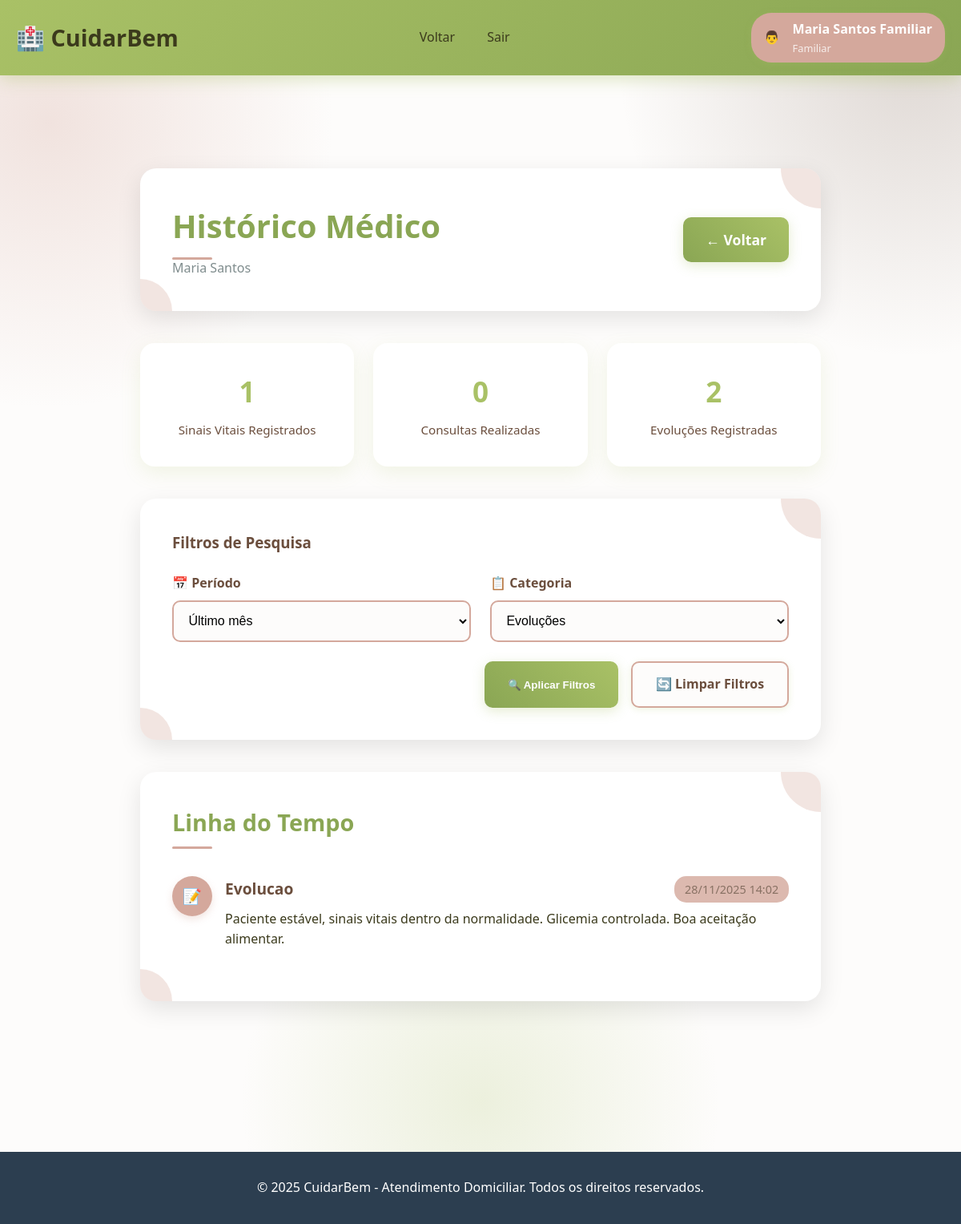
The page /historico.php?categoria=evolucao (signed in) on the database its author committed.
### tables this page shows
CREATE TABLE IF NOT EXISTS pacientes (
    id INT AUTO_INCREMENT PRIMARY KEY,
    nome VARCHAR(100) NOT NULL,
    cpf VARCHAR(14) UNIQUE NOT NULL,
    idade INT NOT NULL,
    sexo ENUM('masculino', 'feminino') NOT NULL,
    telefone VARCHAR(20),
    email VARCHAR(100),
    endereco TEXT NOT NULL,
    diagnostico VARCHAR(255),
    status_saude ENUM('estavel', 'atencao', 'critico') DEFAULT 'estavel',
    medico_responsavel VARCHAR(100),
    data_cadastro TIMESTAMP DEFAULT CURRENT_TIMESTAMP,
    foto_identidade VARCHAR(255),
    INDEX idx_cpf (cpf),
    INDEX idx_status (status_saude)
);

CREATE TABLE IF NOT EXISTS evolucoes (
    id INT AUTO_INCREMENT PRIMARY KEY,
    paciente_id INT NOT NULL,
    descricao TEXT NOT NULL,
    tipo ENUM('evolucao', 'intercorrencia', 'procedimento', 'observacao') NOT NULL,
    registrado_por INT NOT NULL,
    data_registro TIMESTAMP DEFAULT CURRENT_TIMESTAMP,
    FOREIGN KEY (paciente_id) REFERENCES pacientes(id) ON DELETE CASCADE,
    FOREIGN KEY (registrado_por) REFERENCES usuarios(id) ON DELETE CASCADE,
    INDEX idx_paciente_data (paciente_id, data_registro)
);

### auth.php (called while the page is built, shortened)
<?php
require_once 'config.php';
class Auth {
    public static function check() {
        return isset($_SESSION['logged_in']) && $_SESSION['logged_in'] === true;
    }
    public static function checkTipo($tipo) {
        return $_SESSION['user_type'] === $tipo;
    }
    public static function getUserName() {
        return $_SESSION['user_name'] ?? '';
    }
}
function isFamiliar() {
    return Auth::checkTipo('familiar');
}
function getUserName() {
    return Auth::getUserName();
}
?>

### config.php (called while the page is built, shortened)
<?php
function sanitize($data) {
    return htmlspecialchars(trim($data), ENT_QUOTES, 'UTF-8');
}
function formatarDataHoraBR($dataHora) {
    $timestamp = strtotime($dataHora);
    return date('d/m/Y H:i', $timestamp);
}
?>

### historico.php (the view, shortened to what this page needs)
<?php
require_once 'config.php';
require_once 'auth.php';
$db = getDB();
$usuarioId = getUserId();
if (isFamiliar()) {
    $stmt = $db->prepare("
        SELECT p.id FROM pacientes p
        INNER JOIN vinculos_familiar vf ON p.id = vf.paciente_id
        WHERE vf.usuario_id = ?
        LIMIT 1
    ");
    $stmt->execute([$usuarioId]);
} else {
    die("Tipo de usuário não autorizado");
}
$result = $stmt->fetch();
$pacienteId = $result['id'];
$stmt = $db->prepare("SELECT * FROM pacientes WHERE id = ?");
$stmt->execute([$pacienteId]);
$paciente = $stmt->fetch();
$stmt = $db->prepare("SELECT COUNT(*) as total FROM sinais_vitais WHERE paciente_id = ?");
$stmt->execute([$pacienteId]);
$totalSinais = $stmt->fetch()['total'];
$stmt = $db->prepare("SELECT COUNT(*) as total FROM agendamentos WHERE paciente_id = ? AND status = 'realizado'");
$stmt->execute([$pacienteId]);
$totalConsultas = $stmt->fetch()['total'];
$stmt = $db->prepare("SELECT COUNT(*) as total FROM evolucoes WHERE paciente_id = ?");
$stmt->execute([$pacienteId]);
$totalEvolucoes = $stmt->fetch()['total'];
$periodo = $_GET['periodo'] ?? '30';
$categoria = $_GET['categoria'] ?? 'todos';
$whereClause = "WHERE paciente_id = ?";
$params = [$pacienteId];
if ($periodo !== 'todos') {
    $whereClause .= " AND data_registro >= DATE_SUB(NOW(), INTERVAL ? DAY)";
    $params[] = (int)$periodo;
}
if ($categoria !== 'todos') {
    $whereClause .= " AND tipo = ?";
    $params[] = $categoria;
}
$stmt = $db->prepare("
    SELECT * FROM evolucoes
    $whereClause
    ORDER BY data_registro DESC
    LIMIT 50
");
$stmt->execute($params);
$historico = $stmt->fetchAll();
?>
<!DOCTYPE html>
<html lang="pt-BR">
<head>
    <link rel="stylesheet" href="style-historico.css">
</head>
<body>
    <header>
        <nav class="container">
            <div class="logo">🏥 CuidarBem</div>
            <ul class="nav-links">
                <li><a href="<?= isFamiliar() ? 'perfil-familiar.php' : 'perfil-cuidador.php' ?>">Voltar</a></li>
                <li><a href="logout.php">Sair</a></li>
            </ul>
            <div class="user-info">
                <span><?= isFamiliar() ? '👨' : '👨‍⚕️' ?></span>
                <div>
                    <div style="font-weight: bold;"><?= sanitize(getUserName()) ?></div>
                    <div style="font-size: 0.8rem; opacity: 0.8;">
                        <?= isFamiliar() ? 'Familiar' : 'Cuidador' ?>
                    </div>
                </div>
            </div>
        </nav>
    </header>
    <main class="main-content">
        <div class="container">
            <div class="page-header">
                <div>
                    <h1 class="page-title">Histórico Médico</h1>
                    <p style="color: #7f8c8d; margin-top: 0.5rem; position: relative; z-index: 2;">
                        <?= sanitize($paciente['nome']) ?>
                    </p>
                </div>
                <a href="<?= isFamiliar() ? 'perfil-familiar.php' : 'perfil-cuidador.php' ?>" class="back-btn">
                    ← Voltar
                </a>
            </div>
            <div class="stats-grid">
                <div class="stat-card">
                    <span class="stat-number"><?= $totalSinais ?></span>
                    <span class="stat-label">Sinais Vitais Registrados</span>
                </div>
                <div class="stat-card">
                    <span class="stat-number"><?= $totalConsultas ?></span>
                    <span class="stat-label">Consultas Realizadas</span>
                </div>
                <div class="stat-card">
                    <span class="stat-number"><?= $totalEvolucoes ?></span>
                    <span class="stat-label">Evoluções Registradas</span>
                </div>
            </div>
            <div class="filters-section">
                <h3 style="margin-bottom: 1.5rem; color: var(--texto-escuro); position: relative; z-index: 2;">
                    Filtros de Pesquisa
                </h3>
                <form method="GET" class="filters">
                    <div class="filter-group">
                        <label>📅 Período</label>
                        <select name="periodo">
                            <option value="30" <?= $periodo == '30' ? 'selected' : '' ?>>Último mês</option>
                        </select>
                    </div>
                    <div class="filter-group">
                        <label>📋 Categoria</label>
                        <select name="categoria">
                            <option value="evolucao" <?= $categoria == 'evolucao' ? 'selected' : '' ?>>Evoluções</option>
                        </select>
                    </div>
                </form>
                <div class="filter-buttons">
                    <button type="submit" class="btn btn-primary" onclick="document.querySelector('form').submit()">
                        🔍 Aplicar Filtros
                    </button>
                    <a href="historico.php" class="btn btn-secondary">
                        🔄 Limpar Filtros
                    </a>
                </div>
            </div>
            <?php if (empty($historico)): ?>
            <div class="alert">
                <div class="alert-icon">ℹ️</div>
                <div class="alert-content">
                    <div class="alert-title">Nenhum registro encontrado</div>
                    <div class="alert-text">
                        Não há registros para o período e filtros selecionados.
                        Tente ajustar os filtros ou selecione "Todo o período".
                    </div>
                </div>
            </div>
            <?php else: ?>
            <div class="timeline">
                <h3 class="timeline-title">Linha do Tempo</h3>
                <?php foreach ($historico as $item): ?>
                <div class="timeline-item">
                    <div class="timeline-icon">
                        <?php
                        $icones = [
                            'evolucao' => '📝',
                            'intercorrencia' => '⚠️',
                            'procedimento' => '🩺',
                            'observacao' => '💭'
                        ];
                        echo $icones[$item['tipo']] ?? '📋';
                        ?>
                    </div>
                    <div class="timeline-content">
                        <div class="timeline-header">
                            <div class="timeline-item-title"><?= ucfirst($item['tipo']) ?></div>
                            <div class="timeline-time"><?= formatarDataHoraBR($item['data_registro']) ?></div>
                        </div>
                        <div class="timeline-body">
                            <?= nl2br(sanitize($item['descricao'])) ?>
                        </div>
                    </div>
                </div>
                <?php endforeach; ?>
            </div>
            <?php endif; ?>
        </div>
    </main>
    <footer style="background: #2c3e50; color: white; text-align: center; padding: 2rem 0; margin-top: 3rem;">
        <div class="container">
            <p>&copy; <?= date('Y') ?> CuidarBem - Atendimento Domiciliar. Todos os direitos reservados.</p>
        </div>
    </footer>
</body>
</html>

### rows shown on the page
pacientes: nome "Maria Santos"
evolucoes: tipo "📝", tipo "Evolucao", data_registro "28/11/2025 14:02", descricao "Paciente estável, sinais vitais dentro da normalidade. Glicemia controlada. Boa aceitação alimentar."

### other values the page prints
getUserName() "Maria Santos Familiar"
$totalSinais "1"
$totalConsultas "0"
$totalEvolucoes "2"
